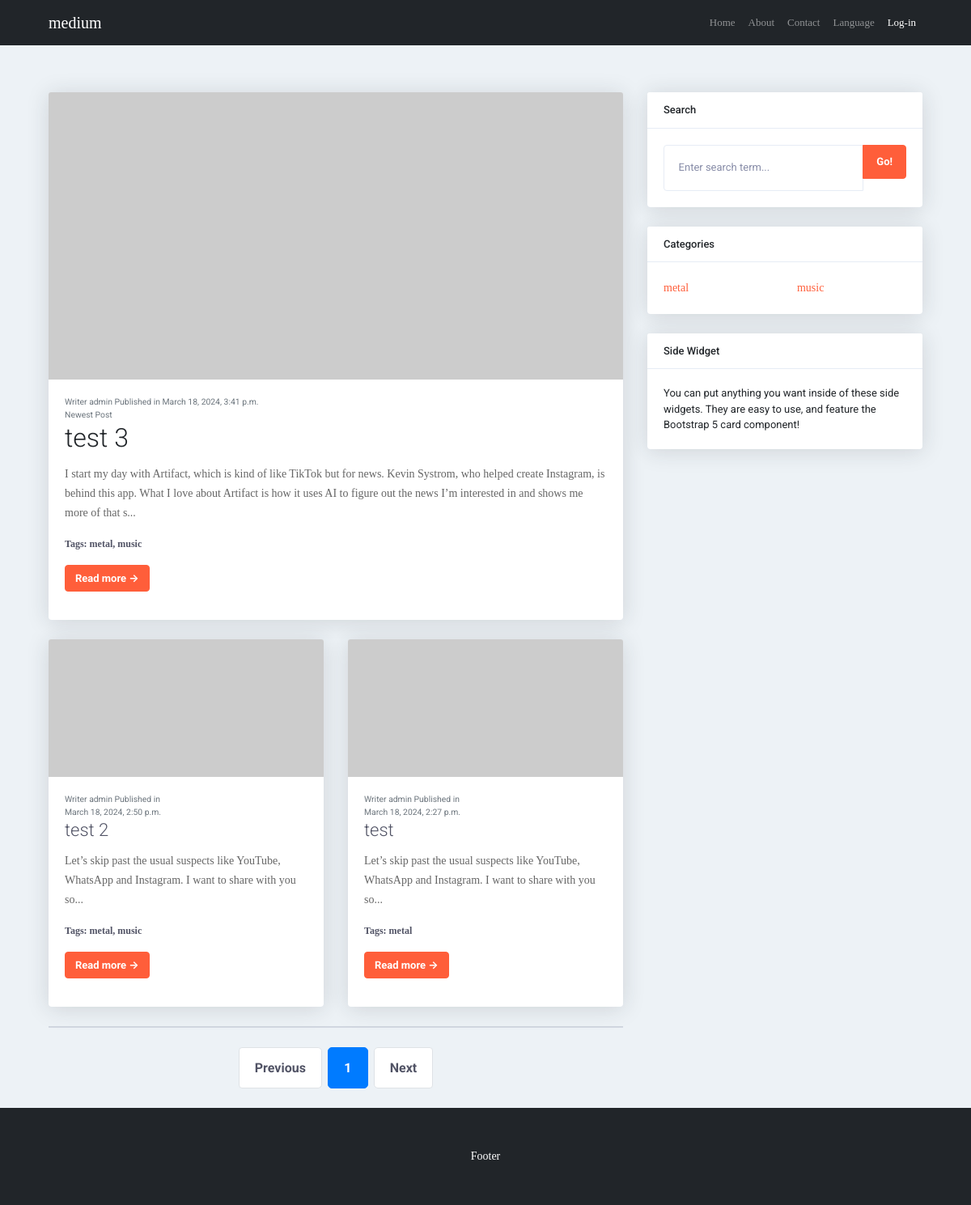
The page /en/ on the database its author committed.
### bloghome/models.py (models this page shows, shortened)
class Post(models.Model):
	class Status(models.TextChoices):
		DRAFT = 'DF', 'Draft'
		PUBLISHED = 'PB', 'Published'
	title = models.CharField(max_length=264,)
	slug = models.SlugField(max_length=264,
									unique_for_date='publish')
	author = models.ForeignKey(settings.AUTH_USER_MODEL,
								on_delete=models.CASCADE,
								related_name='blog_posts')
	body = RichTextField(blank=True, null=True)
	image = models.ImageField(upload_to='Posts', blank=True, null=True)
	publish = models.DateTimeField(default=timezone.now)
	created = models.DateTimeField(auto_now_add=True)
	updated = models.DateTimeField(auto_now=True)
	status = models.CharField(max_length=2,
							choices=Status.choices,
							default=Status.DRAFT)
	objects = models.Manager()
	published = PublishedManager()
	tags = TaggableManager()
	class Meta:
		ordering = ['-publish']
		indexes = [
			models.Index(fields=['-publish']),
		]
	def get_absolute_url(self):
		return reverse('blog:post_detail',
							args=[self.publish.year,
									self.publish.month,
									self.publish.day,
									self.slug])

### bloghome/views.py (the view)
# urls.py: path('', views.post_list, name='post_list'),
def post_list(request, tag_slug=None):
	post_list = Post.published.all()
	tag = None
	if tag_slug:
		tag = get_object_or_404(Tag, slug=tag_slug)
		post_list = post_list.filter(tags__in=[tag])
	newest_post = Post.published.order_by('-publish').first()
	post_list = post_list.exclude(pk=newest_post.pk)
	tags = Tag.objects.all()
	paginator = Paginator(post_list, 4)
	page_number = request.GET.get('page', 1)
	try:
		posts = paginator.page(page_number)
	except EmptyPage:
		posts = paginator.page(paginator.num_pages)
	except PageNotAnInteger:
		posts = paginator.page(1)
	form = SearchForm
	query = None
	results = []
	if 'query' in request.GET:
		form = SearchForm(request.GET)
		if form.is_valid():
			query = form.cleaned_data['query']
			results = Post.published.raw("SELECT * FROM bloghome_post WHERE MATCH (title, body) AGAINST (%s)", [query])
	context = {'newest_post': newest_post,
				'posts': posts,
				'tag': tag,
				'tags': tags,
				'form': form,
				'query': query,
				'results': results}
	return render(request, 'blog/list.html', context)

### bloghome/models.py (called while the page is built)
	def get_queryset(self):
		return super().get_queryset()\
								.filter(status=Post.Status.PUBLISHED)

### bloghome/templatetags/minimize_text.py (called while the page is built)
@register.filter
def minimize_text(text, max_length=100):
	if len(text) <= max_length:
		return text
	else:
		return text[:max_length] + '...'

### bloghome/templates/blog/list.html (shortened to what this page needs)
{% extends 'base.html' %}
{% load minimize_text %}
{% load i18n %}
{% block content %}
<br><br><br>
    <div class="container">
        <div class="row">
            <div class="col-lg-8">
                <div class="card mb-4">
                    {% if newest_post.image %}
                        <a href="{{ newest_post.get_absolute_url }}"><img class="card-img-top" src="{{ newest_post.image.url }}" alt="..." /></a>
                    {% else %}
                        <a href="{{ newest_post.get_absolute_url }}"><img class="card-img-top" src="https://dummyimage.com/700x350/dee2e6/6c757d.jpg" alt="..." /></a>
                    {% endif %}
                    <div class="card-body">
                        <div class="small text-muted">{% trans 'Writer' %} {{ newest_post.author.username }} {% trans 'Published in' %}  {{ newest_post.publish }} <br> Newest Post</div>
                        <h2 class="card-title">{{ newest_post.title }}</h2>
                        <p class="card-text">{{ newest_post.body|minimize_text:250|safe }}</p>
                        <p class='tags'>{% trans 'Tags:' %} {{ newest_post.tags.all|join:", " }}</P>
                        <a class="btn btn-primary" href="{{ newest_post.get_absolute_url }}">{% trans 'Read more →' %}</a>
                    </div>
                </div>
                <div class="row">
                    {% for post in posts %}
                    <div class="col-lg-6">
                        <div class="card mb-4">
                            {% if post.image %}
                                <a href="{{ post.get_absolute_url }}"><img class="card-img-top" src="{{ post.image.url }}" alt="..." /></a>
                            {% else %}
                                <a href="{{ post.get_absolute_url }}"><img class="card-img-top" src="https://dummyimage.com/700x350/dee2e6/6c757d.jpg" alt="..." /></a>
                            {% endif %}
                            <div class="card-body">
                                <div class="small text-muted">{% trans 'Writer' %} {{ post.author.username }} {% trans 'Published in' %} <br> {{ post.publish }}</div>
                                <h2 class="card-title h4">{{ post.title }}</h2>
                                <p class="card-text">{{ post.body|minimize_text|safe }}</p>
                                <p class='tags'>{% trans 'Tags:' %} {{ post.tags.all|join:", " }}</P>
                                <a class="btn btn-primary" href="{{ post.get_absolute_url }}">{% trans 'Read more →' %}</a>
                            </div>
                        </div>
                    </div>
                    {% endfor %}
                </div>
                {% include "paginator.html" with page=posts %}
            </div>
            <div class="col-lg-4">
                <div class="card mb-4">
                    <div class="card-header">{% trans 'Search' %}</div>
                    <div class="card-body">
                        <div class="input-group">
                            <form method='get' action='{% url "blog:post_search" %}' class="input-group">
                                {{ form }}
                                <button class="btn btn-primary" id="button-search" type="submit">{% trans 'Go!' %}</button>
                            </form>
                        </div>
                    </div>
                </div>
                <div class="card mb-4">
                    <div class="card-header">{% trans 'Categories' %}<br>
                    </div>
                    <div class="card-body">
                        <div class="row">
                            {% for tag in tags %}
                            <div class="col-sm-6">
                                <ul class="list-unstyled mb-0">
                                    <li><a href="{% url "blog:post_list_by_tag" tag.slug %}">
                                        {{ tag.name }}
                                    </a></li>
                                </ul>
                            </div>
                            {% endfor %}
                        </div>
                    </div>
                </div>
                <div class="card mb-4">
                    <div class="card-header">{% trans 'Side Widget' %}</div>
                    <div class="card-body">{% trans 'You can put anything you want inside of these side widgets. They are easy to use, and feature the Bootstrap 5 card component!' %}</div>
                </div>
            </div>
        </div>
    </div>
{% endblock content %}

### bloghome/templates/base.html (shortened to what this page needs)
{% load static %}
{% load i18n %}
<html lang="en">
  <head>
    <link rel="stylesheet" type="text/css" href="{% static 'Bootstrap/dist/css/bootstrap-reboot.css' %}">
    <link rel="stylesheet" type="text/css" href="{% static 'Bootstrap/dist/css/bootstrap.css' %}">
    <link rel="stylesheet" type="text/css" href="{% static 'Bootstrap/dist/css/bootstrap-grid.css' %}">
    <link rel="stylesheet" type="text/css" href="{% static 'css/main.min.css' %}">
    <link rel="stylesheet" type="text/css" href="{% static 'css/fonts.min.css' %}">
    <link href="https://cdn.jsdelivr.net/npm/bootstrap@5.3.3/dist/css/bootstrap.min.css" rel="stylesheet">
    <link href="https://cdn.jsdelivr.net/npm/bootstrap@5.0.1/dist/css/bootstrap.min.css" rel="stylesheet">
    <link href="{% static 'css/profile.css' %}" rel="stylesheet">
    <link href="{% static 'css/button.css' %}" rel="stylesheet">
    <link rel="stylesheet" type="text/css" href="{% static 'vendor/bootstrap/css/bootstrap.min.css' %}" />
    <link rel="stylesheet" type="text/css" href="{% static 'fonts/font-awesome-4.7.0/css/font-awesome.min.css' %}" />
    <link rel="stylesheet" type="text/css" href="{% static 'vendor/animate/animate.css' %}" />
    <link rel="stylesheet" type="text/css" href="{% static 'vendor/css-hamburgers/hamburgers.min.css' %}" />
    <link rel="stylesheet" type="text/css" href="{% static 'vendor/animsition/css/animsition.min.css' %}" />
    <link rel="stylesheet" type="text/css" href="{% static 'vendor/select2/select2.min.css' %}" />
    <link rel="stylesheet" type="text/css" href="{% static 'vendor/daterangepicker/daterangepicker.css' %}" />
    <link rel="stylesheet" type="text/css" href="{% static 'css/util.css' %}" />
    <link rel="stylesheet" type="text/css" href="{% static 'css/main.css' %}" />
    <link href="{% static 'css/blog.css' %}" rel="stylesheet" />
	<link rel="stylesheet" type="text/css" href="{% static 'Bootstrap/dist/css/bootstrap-reboot.css' %}">
	<link rel="stylesheet" type="text/css" href="{% static 'Bootstrap/dist/css/bootstrap.css' %}">
	<link rel="stylesheet" type="text/css" href="{% static 'Bootstrap/dist/css/bootstrap-grid.css' %}">
	<link rel="stylesheet" type="text/css" href="{% static 'css/main.min.css' %}">
	<link rel="stylesheet" type="text/css" href="{% static 'css/fonts.min.css' %}">
  </head>
  <body>
    <nav class="navbar navbar-expand-lg navbar-dark bg-dark">
      <div class="container">
        <a class="navbar-brand" href="{% url 'blog:post_list' %}">{% trans 'medium' %}</a>
        <div class="collapse navbar-collapse" id="navbarSupportedContent">
          <ul class="navbar-nav ms-auto mb-2 mb-lg-0">
            <li class="nav-item">
              <a class="nav-link" href="{% url 'blog:post_list' %}">{% trans 'Home' %}</a>
            </li>
            <li class="nav-item">
              <a class="nav-link" href="#!">{% trans 'About' %}</a>
            </li>
            <li class="nav-item">
              <a class="nav-link" href="#!">{% trans 'Contact' %}</a>
            </li>
            {% get_current_language as LANGUAGE_CODE %}
            {% get_available_languages as LANGUAGES %}
            {% get_language_info_list for LANGUAGES as languages %}
            <li class="nav-item dropdown">
              <a class="nav-link dropdown" href="#" role="button" data-bs-toggle="dropdown" aria-expanded="false">
                {% trans 'Language' %}
              </a>
            </li>
            {% if request.user.is_authenticated %}
              <a class="nav-link active" href="{% url "logout" %}">{% trans 'Logout' %}</a>
              <p>{% trans 'Hello' %} {{ request.user.first_name|default:request.user.username }}</p>
              {% else %}
              <a class="nav-link active" href="{% url "user_login" %}">{% trans 'Log-in' %}</a>
            {% endif %}
          </ul>
        </div>
      </div>
    </nav>
    {% block content %}
    {% endblock %}
    <footer class="py-5 bg-dark">
      <div class="container">
        <p class="m-0 text-center text-white">{% trans 'Footer' %}</p>
      </div>
    </footer>
  </body>
</html>

### bloghome/templates/paginator.html
{% load i18n %}
<nav aria-label="Pagination">
    <hr class="my-0" />
    <ul class="pagination justify-content-center my-4">
        {% if page.has_previous %}
            <li class="page-item">
                <a class="page-link" href="?page={{ page.previous_page_number }}" tabindex="-1" aria-disabled="false">{% trans 'Previous' %}</a>
            </li>
        {% else %}
            <li class="page-item disabled">
               <span class="page-link" tabindex="-1" aria-disabled="true">{% trans 'Previous' %}</span>
            </li>
        {% endif %}
        {% for num in page.paginator.page_range %}
            {% if num == page.number %}
                <li class="page-item active" aria-current="page">
                    <span class="page-link">{{ num }}</span>
                </li>
            {% else %}
                <li class="page-item">
                    <a class="page-link" href="?page={{ num }}">{{ num }}</a>
                </li>
            {% endif %}
        {% endfor %}
        {% if page.has_next %}
            <li class="page-item">
                <a class="page-link" href="?page={{ page.next_page_number }}">{% trans 'Next' %}</a>
            </li>
        {% else %}
            <li class="page-item disabled">
                <span class="page-link">{% trans 'Next' %}</span>
            </li>
        {% endif %}
    </ul>
</nav>

### account/static/css/profile.css (style rules this page uses)
body { background-color: #f9f9fa }
.card { border-radius: 5px; -webkit-box-shadow: 0 1px 20px 0 rgba(69,90,100,0.08); box-shadow: 0 1px 20px 0 rgba(69,90,100,0.08); border: none; margin-bottom: 30px; }
.text-muted { color: #919aa3 !important; }

### account/static/css/main.css (style rules this page uses)
* { margin: 0px; padding: 0px; box-sizing: border-box; }
body, html { height: 100%; font-family: Ubuntu-Regular, sans-serif; }
a { font-family: Ubuntu-Regular; font-size: 14px; line-height: 1.7; color: #666666; margin: 0px; transition: all 0.4s; -webkit-transition: all 0.4s; -o-transition: all 0.4s; -moz-transition: all 0.4s; }
h1, h2, h3, h4, h5, h6 { margin: 0px; }
p { font-family: Ubuntu-Regular; font-size: 14px; line-height: 1.7; color: #666666; margin: 0px; }
ul, li { margin: 0px; list-style-type: none; }
input { outline: none; border: none; }
button { outline: none !important; border: none; background: transparent; }
body { margin-top: 20px; background-color: #f2f6fc; color: #69707a; }
.card { box-shadow: 0 0.15rem 1.75rem 0 rgb(33 40 50 / 15%); }
.card .card-header { font-weight: 500; }
.card-header:first-child { border-radius: 0.35rem 0.35rem 0 0; }
.card-header { padding: 1rem 1.35rem; margin-bottom: 0; background-color: rgba(33, 40, 50, 0.03); border-bottom: 1px solid rgba(33, 40, 50, 0.125); }
.form-control, .dataTable-input { display: block; width: 100%; padding: 0.875rem 1.125rem; font-size: 0.875rem; font-weight: 400; line-height: 1; color: #69707a; background-color: #fff; background-clip: padding-box; border: 1px solid #c5ccd6; -webkit-appearance: none; -moz-appearance: none; appearance: none; border-radius: 0.35rem; transition: border-color 0.15s ease-in-out, box-shadow 0.15s ease-in-out; }

### rows shown on the page
Post: author.username "admin", publish "March 18, 2024, 3:41 p.m.", title "test 3", body|minimize_text "I start my day with Artifact, which is kind of like TikTok but for news. Kevin Systrom, who helped create Instagram, is behind this app. What I love about Artifact is how it uses AI to figure out the news I’m interested in and shows me more of that s...", tags.all "metal, music"
Post: author.username "admin", publish "March 18, 2024, 2:50 p.m.", title "test 2", body|minimize_text "Let’s skip past the usual suspects like YouTube, WhatsApp and Instagram. I want to share with you so...", tags.all "metal, music"
Post: author.username "admin", publish "March 18, 2024, 2:27 p.m.", title "test", body|minimize_text "Let’s skip past the usual suspects like YouTube, WhatsApp and Instagram. I want to share with you so...", tags.all "metal"
Tag: name "metal"
Tag: name "music"

### other values the page prints
{{ num }} "1"
